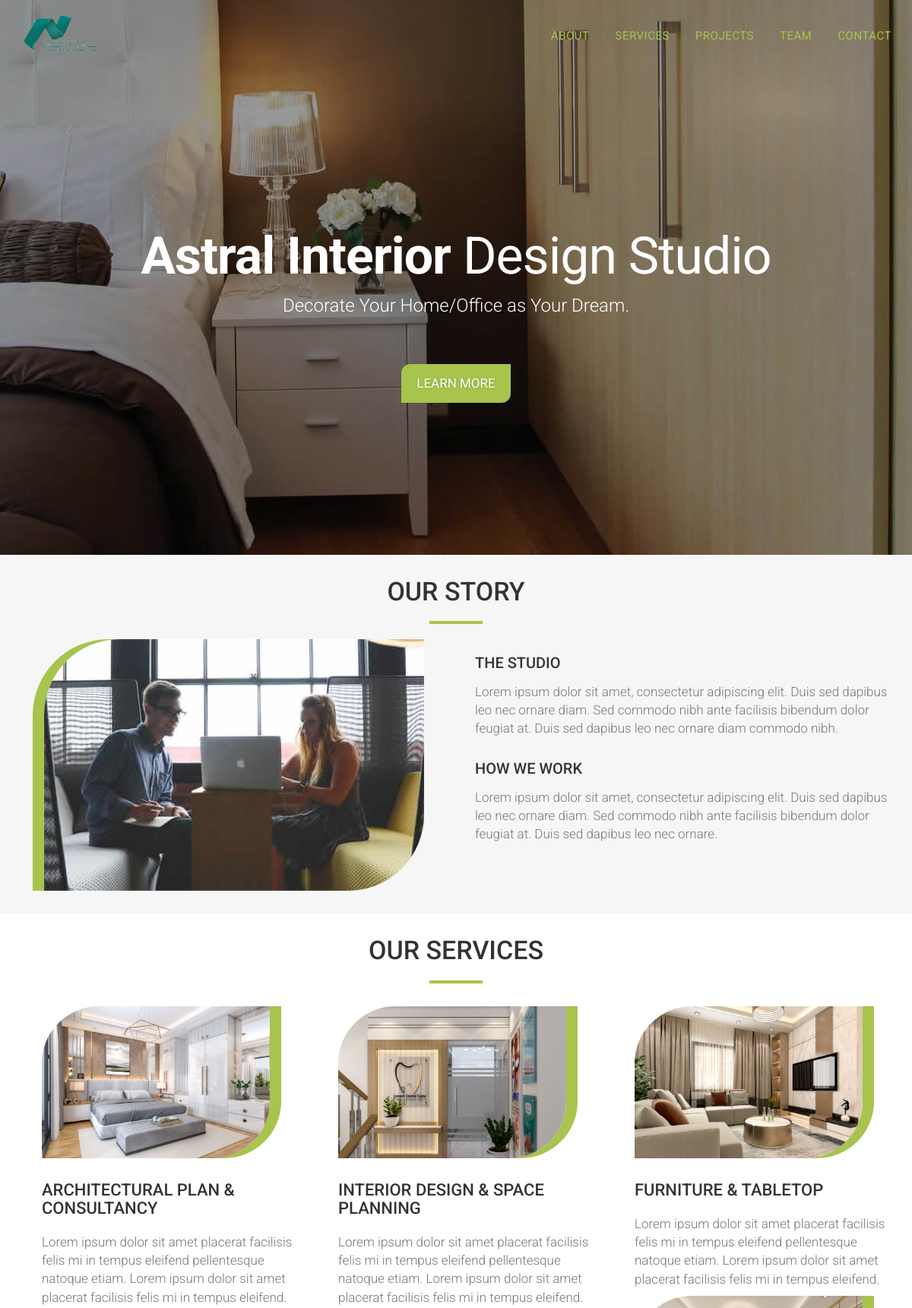
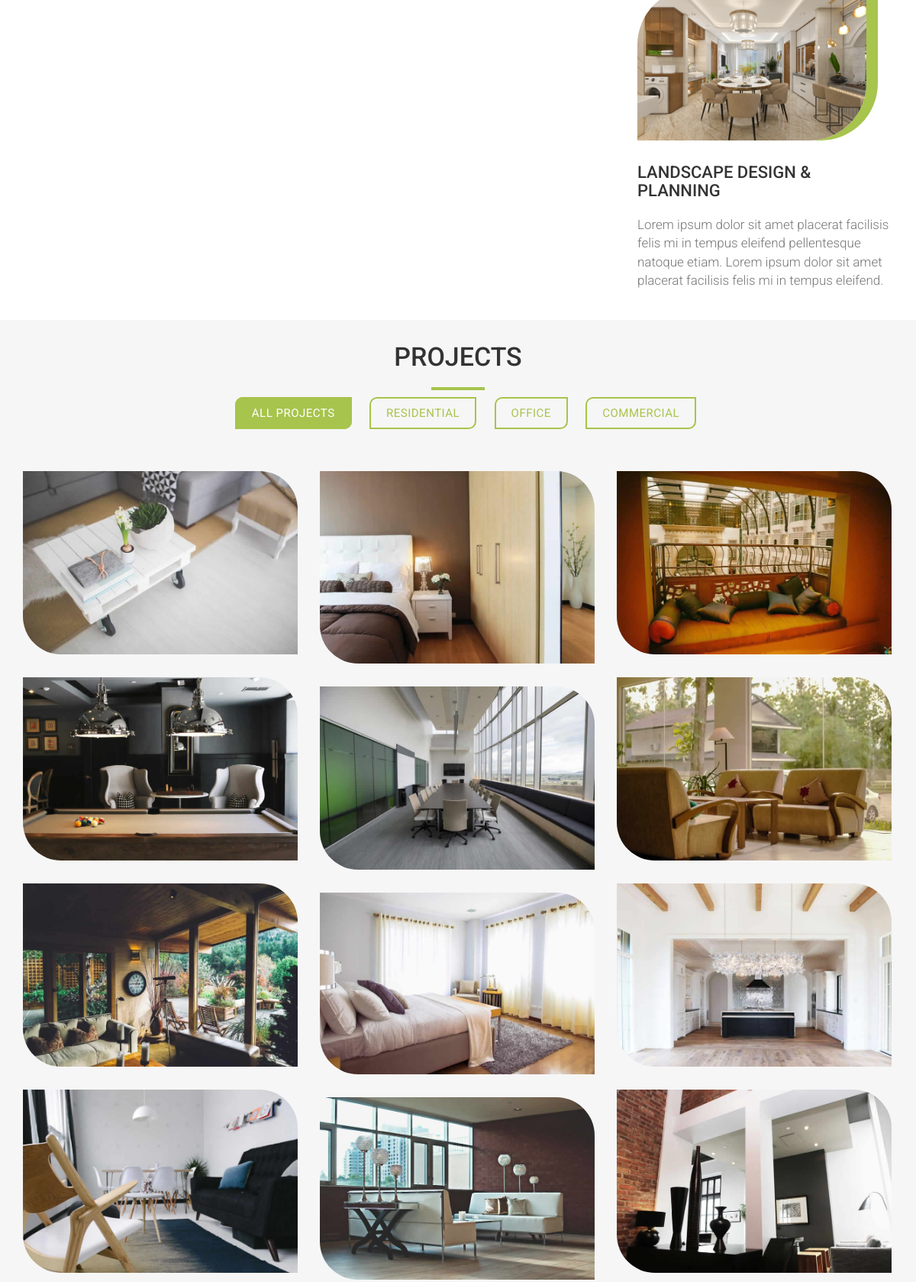
The page / (upper part) on the database its author committed (2 pictures, top to bottom).
### home/models.py (models this page shows, shortened)
class CompanyInformation(models.Model):
    logo = models.ImageField(upload_to='company/', blank=True, null=True)
    cover = models.ImageField(upload_to='company/', blank=True, null=True)
    name = models.CharField(max_length=100)
    title = models.CharField(max_length=600, blank=True, null=True)
    details = models.TextField(blank=True, null=True)
    address = models.CharField(max_length=200, blank=True, null=True)
    phone = models.CharField(max_length=11, blank=True, null=True)
    email = models.EmailField(max_length=200, blank=True, null=True)

class OurService(models.Model):
    title = models.CharField(max_length=200)
    picture = models.ImageField(upload_to='service/', blank=True, null=True)
    details = models.TextField(blank=True, null=True)
    active = models.BooleanField(default=True)
    created_date = models.DateTimeField(auto_now_add=True)
    update_date = models.DateTimeField(auto_now=True)

class OurProject(models.Model):
    STATUS = (
        ('Running', 'Running'),
        ('Complete', 'Complete'),
        ('Stop', 'Stop'),
    )
    title = models.CharField(max_length=200)
    picture = models.ImageField(upload_to='project/', blank=True, null=True)
    details = models.TextField(blank=True, null=True)
    active = models.BooleanField(default=True)
    status = models.CharField(choices=STATUS, default="Running", max_length=20)
    created_date = models.DateTimeField(auto_now_add=True)
    update_date = models.DateTimeField(auto_now=True)
    class Meta:
        ordering = ['-created_date']

### home/views.py (the view)
# urls.py: path('', include('home.urls'))
def home(request):
    company_information = CompanyInformation.objects.all().first()
    service = OurService.objects.filter(active=True)
    project = OurProject.objects.filter(active=True)
    team = OurTeam.objects.filter(active=True)
    contaxt = {
        'company_information': company_information,
        'service': service,
        'project': project,
        'team': team,
    }
    return render(request, 'home/home.html', contaxt)

### templates/home/home.html (shortened to what this page needs)
{% extends 'base.html' %}
{% block body_content %}
{% include "./header.html" %}
{% include "./about.html" %}
{% include "./service.html" %}
{% include "./portfolio.html" %}
{% endblock %}

### templates/base.html (shortened to what this page needs)
{% load static %}
<!DOCTYPE html>
<html lang="en">
<head>
<link rel="stylesheet" type="text/css"  href="{% static 'css/bootstrap.css' %}">
<link rel="stylesheet" type="text/css" href="{% static 'fonts/font-awesome/css/font-awesome.css' %}">
<link rel="stylesheet" type="text/css"  href="{% static 'css/style.css' %}">
<link rel="stylesheet" type="text/css" href="{% static 'css/nivo-lightbox/nivo-lightbox.css' %}">
<link rel="stylesheet" type="text/css" href="{% static 'css/nivo-lightbox/default.css' %}">
</head>
<body id="page-top" data-spy="scroll" data-target=".navbar-fixed-top">
<nav id="menu" class="navbar navbar-default navbar-fixed-top">
  <div class="container">
    <div class="navbar-header">
      <a class="navbar-brand page-scroll" href="#page-top" style="display: flex; align-items: center; padding: 0px;">
        <img src="{{company_information.logo.url}}" alt="astral_interior" style="height: 50px;">
      </a> </div>
    <div class="collapse navbar-collapse" id="bs-example-navbar-collapse-1">
      <ul class="nav navbar-nav navbar-right">
        <li><a href="#about" class="page-scroll">About</a></li>
        <li><a href="#services" class="page-scroll">Services</a></li>
        <li><a href="#portfolio" class="page-scroll">Projects</a></li>
        <li><a href="#team" class="page-scroll">Team</a></li>
        <li><a href="#contact" class="page-scroll">Contact</a></li>
      </ul>
    </div>
  </div>
</nav>
{% block body_content %}{% endblock %}
</body>
</html>

### templates/home/header.html
{% load static %}
<header id="header">
    <div class="intro" style="background: url({{company_information.cover.url}}) no-repeat center bottom;">
      <div class="overlay">
        <div class="container">
          <div class="row">
            <div class="intro-text">
              <h1><strong>{{company_information.name}}</strong> Design Studio</h1>
              <p>{{company_information.title}}</p>
              <a href="" class="btn btn-custom btn-lg page-scroll">Learn More</a> </div>
          </div>
        </div>
      </div>
    </div>
  </header>

### templates/home/service.html
{% load static %}
<div id="services">
    <div class="container">
      <div class="col-md-10 col-md-offset-1 section-title text-center">
        <h2>Our Services</h2>
        <hr>
      </div>
      <div class="row">
        {% for service in service %}
        <div class="col-xs-12 col-sm-4 service"> <img src="{{service.picture.url}}" class="img-responsive" alt="Project Title" style="height: 200px; object-fit: cover;">
          <h3>{{service.title}}</h3>
          <p>Lorem ipsum dolor sit amet placerat facilisis felis mi in tempus eleifend pellentesque natoque etiam. Lorem ipsum dolor sit amet placerat facilisis felis mi in tempus eleifend.</p>
        </div>
        {% endfor %}
      </div>
    </div>
  </div>

### templates/home/portfolio.html (shortened to what this page needs)
{% load static %}
<div id="portfolio">
    <div class="container">
      <div class="section-title text-center center">
        <h2>Projects</h2>
        <hr>
      </div>
      <div class="categories">
        <ul class="cat">
          <li>
            <ol class="type">
              <li><a href="#" data-filter="*" class="active">All Projects</a></li>
              <li><a href="#" data-filter=".residential">Residential</a></li>
              <li><a href="#" data-filter=".office">Office</a></li>
              <li><a href="#" data-filter=".commercial">Commercial</a></li>
            </ol>
          </li>
        </ul>
      </div>
      <div class="row">
        <div class="portfolio-items">
          {% for project in project %}
          <div class="col-sm-6 col-md-4 col-lg-4 residential">
            <div class="portfolio-item">
              <div class="hover-bg"> <a href="{{project.picture.url}}" title="{{project.details}}" data-lightbox-gallery="gallery1">
                <img src="{{project.picture.url}}" class="img-responsive" alt="{{project.title}}"> </a> </div>
            </div>
          </div>
          {% endfor %}
        </div>
      </div>
    </div>
  </div>

### static/css/style.css (style rules this page uses)
body, html { font-family: 'Roboto', sans-serif; text-rendering: optimizeLegibility !important; -webkit-font-smoothing: antialiased !important; color: #777; font-weight: 300; width: 100% !important; height: 100% !important; }
h2 { margin: 0 0 20px 0; font-weight: 500; font-size: 34px; color: #333; text-transform: uppercase; }
h3 { font-size: 22px; font-weight: 500; color: #333; }
p { font-size: 17px; }
a { color: #333; font-weight: 400; }
ul, ol { list-style: none; }
ul, ol { padding: 0; webkit-padding: 0; moz-padding: 0; }
hr { height: 4px; width: 70px; text-align: center; position: relative; background: #a7c44c; margin: 0 auto; margin-bottom: 20px; border: 0; }
#menu { padding: 20px; transition: all 0.8s; }
#menu.navbar-default { background-color: rgba(248, 248, 248, 0); border-color: rgba(231, 231, 231, 0); }
#menu a.navbar-brand { font-size: 22px; color: #eee; font-weight: 400; text-transform: uppercase; letter-spacing: 1px; }
#menu.navbar-default .navbar-nav > li > a { text-transform: uppercase; color: #a7c44c; font-weight: 400; font-size: 15px; padding: 5px 0; border: 2px solid transparent; letter-spacing: 0.5px; margin: 10px 15px 0 15px; }
.section-title { margin-bottom: 10px; }
.btn-custom { text-transform: uppercase; color: #fff; text-shadow: 0 0 3px #859c3c; background-color: #a7c44c; border: 0; padding: 14px 20px; margin: 0; font-size: 17px; border-radius: 12px 0 12px 0; margin-top: 20px; transition: all 0.5s; }
.intro { display: table; width: 100%; padding: 0; background-color: #e5e5e5; -webkit-background-size: cover; -moz-background-size: cover; background-size: cover; -o-background-size: cover; }
.intro .overlay { background: rgba(0,0,0,0.40); }
.intro h1 { color: #fff; font-size: 68px; font-weight: 400; margin-top: 0; margin-bottom: 10px; letter-spacing: -1px; }
.intro p { color: #fff; font-size: 24px; font-weight: 300; margin-top: 10px; margin-bottom: 40px; }
header .intro-text { padding-top: 300px; padding-bottom: 200px; text-align: center; }
#services { padding: 30px 0; }
#services .service { padding-left: 40px; }
#services img { width: 300px; border-radius: 75px 0 75px 0; box-shadow: 15px 0 #a7c44c; }
#services h3 { padding: 10px 0; text-transform: uppercase; }
#portfolio { padding: 30px 0; background: #f6f6f6; }
.categories { padding-bottom: 40px; text-align: center; }
ul.cat li { display: inline-block; }
ol.type li { display: inline-block; margin-left: 20px; }
ol.type li a { color: #a7c44c; font-weight: 400; font-size: 15px; padding: 10px 20px; border: 2px solid #a7c44c; border-radius: 10px 0 10px 0; text-transform: uppercase; letter-spacing: 0.5px; }
ol.type li a.active { background: #a7c44c; color: #fff; }
.isotope-item { z-index: 2 }
.isotope, .isotope .isotope-item { -webkit-transition-duration: 0.8s; -moz-transition-duration: 0.8s; transition-duration: 0.8s; }
.isotope-item { margin-right: -1px; -webkit-backface-visibility: hidden; backface-visibility: hidden; }
.isotope { -webkit-backface-visibility: hidden; backface-visibility: hidden; -webkit-transition-property: height, width; -moz-transition-property: height, width; transition-property: height, width; }
.isotope .isotope-item { -webkit-backface-visibility: hidden; backface-visibility: hidden; -webkit-transition-property: -webkit-transform, opacity; -moz-transition-property: -moz-transform, opacity; transition-property: transform, opacity; }
.portfolio-item { margin: 15px 0; }
.portfolio-item .hover-bg { overflow: hidden; position: relative; }
.portfolio-item img { border-radius: 0 50px 0 50px; }

### rows shown on the page
CompanyInformation: logo (picture), cover (picture), name "Astral Interior", title "Decorate Your Home/Office as Your Dream."
OurService: picture (picture), title "ARCHITECTURAL PLAN & CONSULTANCY"
OurService: picture (picture), title "INTERIOR DESIGN & SPACE PLANNING"
OurService: picture (picture), title "FURNITURE & TABLETOP"
OurService: picture (picture), title "LANDSCAPE DESIGN & PLANNING"
OurProject: picture (picture)
OurProject: picture (picture)
OurProject: picture (picture)
OurProject: picture (picture)
OurProject: picture (picture)
OurProject: picture (picture)
OurProject: picture (picture)
OurProject: picture (picture)
OurProject: picture (picture)
OurProject: picture (picture)
OurProject: picture (picture)
OurProject: picture (picture)
